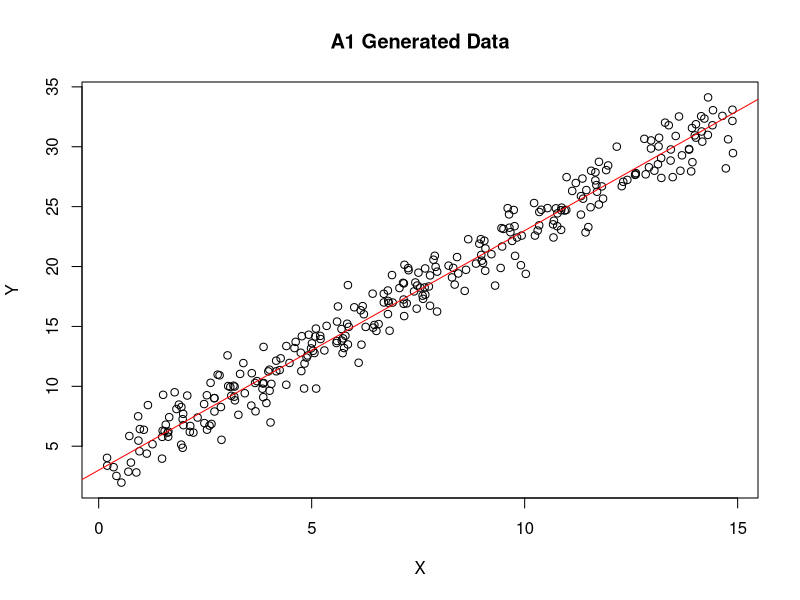
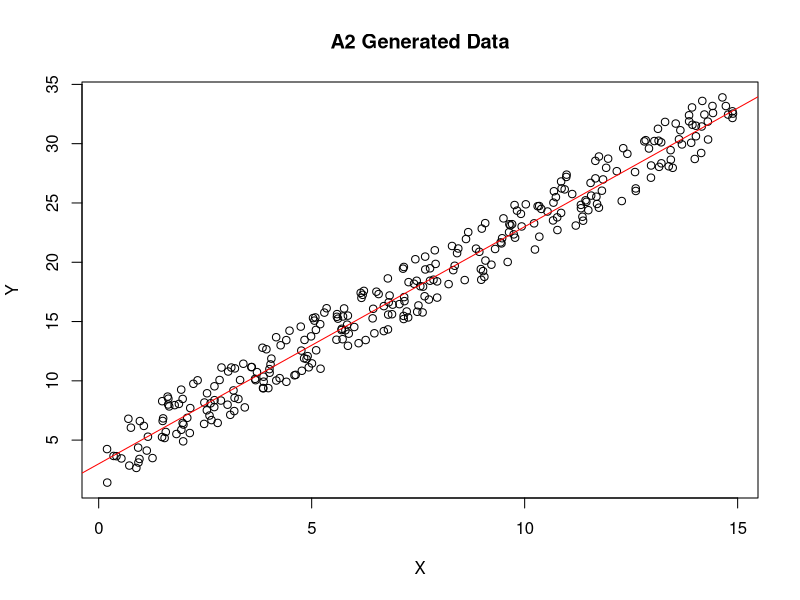
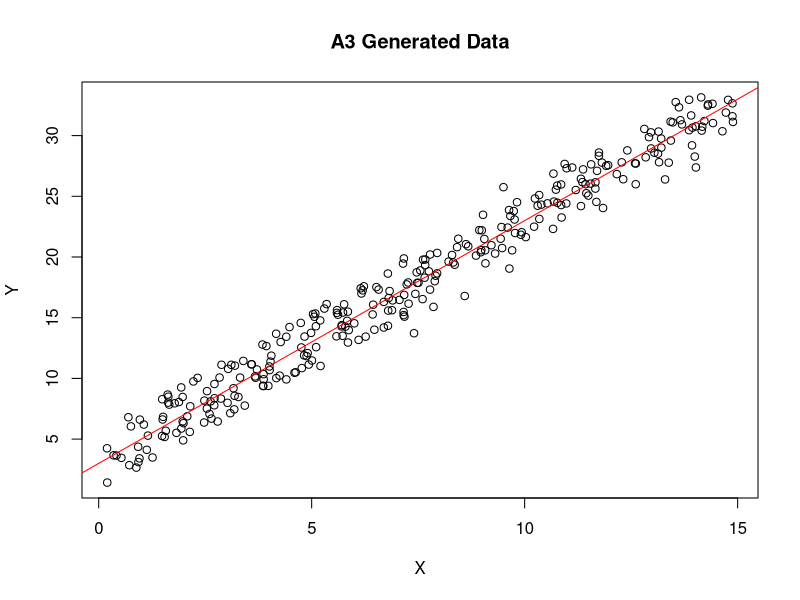

Reproduce these figures in R, in order.
## ---- chunk 1
knitr::opts_chunk$set(echo = TRUE)
## ---- chunk 2
##Set parameters
b_0 = 3
b_1 = 2
sigma_2 = 2
n = 300
## ---- chunk 3
##Set seed for dataset generation
set.seed(1)

##Create the distribution
x = sort(runif(n,min=0,max=15))
e = rnorm(n,0,sqrt(sigma_2))
y = b_0 + b_1*x + e

##Plot the distribution 
plot(y~x,main='A1 Generated Data',xlab='X',ylab='Y')
abline(b_0,b_1,col='red')
## ---- chunk 4
##Set seed for dataset generation
set.seed(1)

##Create the distribution 
x = sort(runif(n,min=0,max=15))
e = runif(n, min = -sqrt(24)/2, max = -sqrt(24)/2+sqrt(24))
y = b_0 + b_1*x + e

##Generate the plot
plot(y~x,main='A2 Generated Data',xlab='X',ylab='Y')
abline(b_0,b_1,col='red')
## ---- chunk 5
##Set the seed for this module
set.seed(1)

##We will relax the iid assumption and have our random error come from two different
##distributions, a normal and uniform distribution
x = sort(runif(n,min=0,max=15))
e1 = runif(n/2, min = -sqrt(24)/2, max = -sqrt(24)/2+sqrt(24))
e2 = rnorm(n/2,0,sqrt(sigma_2))
e = c(e1,e2)
y = b_0 + b_1*x + e

##Generate the plot
plot(y~x,main='A3 Generated Data',xlab='X',ylab='Y')
abline(b_0,b_1,col='red')
